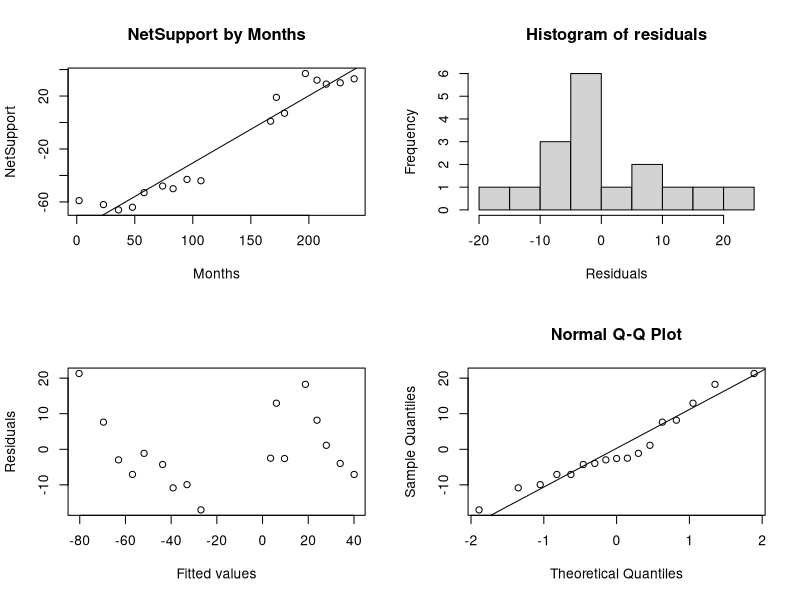
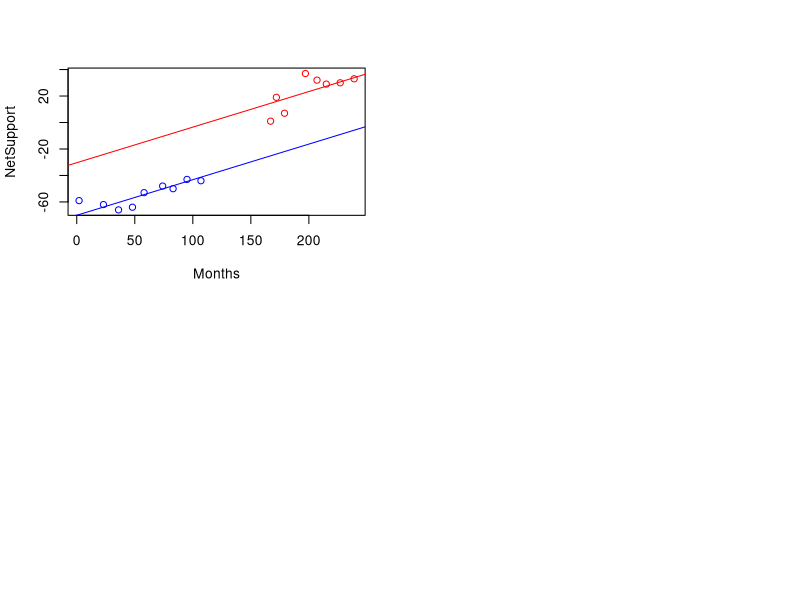

Write R code to recreate these figures, in order.
## ---- chunk 1
require("knitr")
#setwd()
opts_knit$set(root.dir = "C:/Users/aidan/IdeaProjects/DataScience/data")
## ---- chunk 2
linreg.conditionplots<-function(x, responsename, predictorname){
  response <- x[[responsename]]
  predictor <- x[[predictorname]]
  linreg <- lm(response~predictor)
  par(mfrow=c(2,2))
  plot(response~predictor, ylab=responsename, xlab=predictorname, main = paste(responsename, "by", predictorname))
  abline(linreg)
  hist(linreg$residuals, xlab="Residuals", main="Histogram of residuals")
  plot(linreg$residuals~linreg$fitted.values, xlab="Fitted values", ylab="Residuals")
  qqnorm(linreg$residuals)
  qqline(linreg$residuals)
}
## ---- chunk 3
MathEnrollment.df <- read.csv("MathEnrollment.csv", header=T)
attach(MathEnrollment.df)
MathEnrollment.lm <- lm(Spring~Fall+AYear)
summary(MathEnrollment.lm)
## ---- chunk 4
detach()
BritishUnions.df <- read.csv("BritishUnions.csv", header=T)
attach(BritishUnions.df)
linreg.conditionplots(BritishUnions.df,  "NetSupport", "Months")
## ---- chunk 5
BritishUnions.lm <- lm(NetSupport~Months)
summary(BritishUnions.lm)
## ---- chunk 6
BritishUnions.multlm <- lm(NetSupport~Months+Late)
plot(NetSupport~Months, col = ifelse(Late == 1, "red", "blue"))
coeff <- BritishUnions.multlm$coefficients
abline(coeff[1],coeff[2],col="blue")
abline(coeff[1]+coeff[3],coeff[2],col="red")
summary(BritishUnions.multlm)
